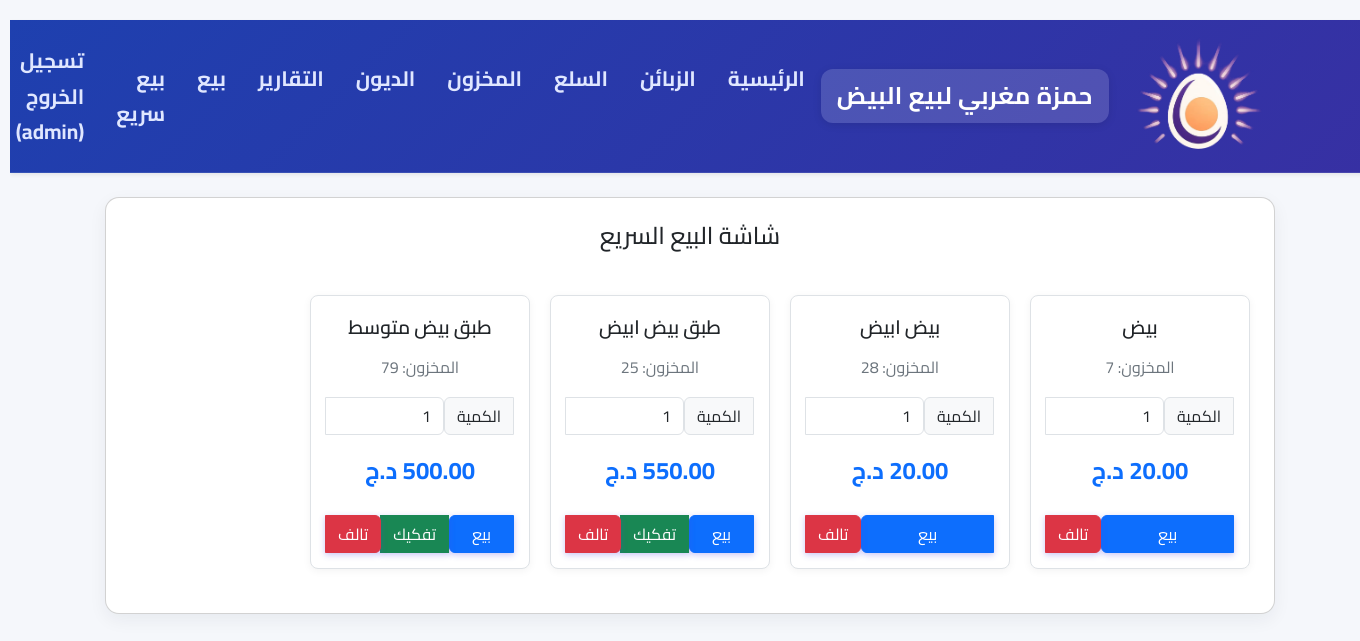
/fast_selling (signed in), run on the app's committed database.
### app.py (models this page shows, shortened)
class User(UserMixin, db.Model):
    id = db.Column(db.Integer, primary_key=True)
    username = db.Column(db.String(80), unique=True, nullable=False)
    password_hash = db.Column(db.String(128))
    role = db.Column(db.String(20), nullable=False, default='seller') # 'admin' or 'seller'

class Product(db.Model):
    id = db.Column(db.Integer, primary_key=True)
    name = db.Column(db.String(200), nullable=False)
    stock = db.Column(db.Integer, default=0)
    price_wholesale = db.Column(db.Numeric(10,2), nullable=False, default=0)
    price_retail = db.Column(db.Numeric(10,2), nullable=False, default=0)
    notes = db.Column(db.Text)

### app.py (the view)
@app.route('/fast_selling')
@login_required
def fast_selling():
    all_products = Product.query.order_by(Product.name).all()
    default_product = next((p for p in all_products if 'بيض' in p.name.lower()), None)
    if not default_product and all_products:
        default_product = all_products[0]
    tray_keywords = ['صغير', 'متوسط', 'خشن', 'كبير']
    tray_products = [p for p in all_products if any(keyword in p.name for keyword in tray_keywords)]
    return render_template('fast_selling.html',
                           products=all_products,
                           default_product=default_product,
                           tray_products=tray_products)

### app.py (called while the page is built)
@login_manager.user_loader
def load_user(user_id):
    return User.query.get(int(user_id))

### templates/fast_selling.html (shortened to what this page needs)
{% extends 'base.html' %}
{% block content %}
<div class="card card-modern p-4">
  <h4 class="mb-4 text-center">شاشة البيع السريع</h4>
  <div class="product-grid">
    {% for p in products %}
      <form method="post" action="{{ url_for('fast_sell') }}" class="product-card-form">
        <div class="product-card" data-unit-price="{{ p.price_retail }}">
          <div>
            <div class="product-name">{{ p.name }}</div>
            <div class="product-stock">المخزون: {{ p.stock }}</div>
            <div class="input-group my-3">
              <span class="input-group-text">الكمية</span>
              <input type="number" class="form-control quantity-input" name="quantity" value="1" min="1" max="{{ p.stock }}">
            </div>
            <div class="product-price">{{ "%.2f"|format(p.price_retail) }} د.ج</div>
          </div>
          <div class="btn-group w-100 mt-2">
            <button type="submit" class="btn btn-primary sell-btn" data-product-name="{{ p.name }}">
              بيع
            </button>
            {% if 'طبق' in p.name or 'بلاطو' in p.name %}
            <button type="button" class="btn btn-success" data-bs-toggle="modal" data-bs-target="#unpackModal-{{ p.id }}">
              تفكيك
            </button>
            {% endif %}
            <button type="button" class="btn btn-danger" data-bs-toggle="modal" data-bs-target="#damagedModal-{{ p.id }}">
                تالف
            </button>
          </div>
        </div>
      </form>
    {% else %}
      <p class="text-center text-muted">لا توجد منتجات لعرضها.</p>
    {% endfor %}
  </div>
</div>
{% endblock %}

### templates/base.html (shortened to what this page needs)
    <!doctype html>
    <html lang="ar" dir="rtl">
      <head>
        <link href="https://cdn.jsdelivr.net/npm/bootstrap@5.3.2/dist/css/bootstrap.min.css" rel="stylesheet">
        <link rel="stylesheet" href="{{ url_for('static', filename='style.css') }}">
      </head>
      <body class="rtl">
        {% if current_user.is_authenticated %}
        <nav class="navbar navbar-expand-lg navbar-light bg-white shadow-sm mb-4">
          <div class="container">
            <img
              src="{{ url_for('static', filename='logo.png') }}"
              alt="شعار المحل"
              class="navbar-logo d-inline-block align-text-top"
            >
            <a class="navbar-brand" href="{{ url_for('index') }}">حمزة مغربي لبيع البيض</a>
            <div class="collapse navbar-collapse">
              <ul class="navbar-nav me-auto">
                {% if current_user.role == 'admin' %}
                  <li class="nav-item"><a class="nav-link" href="{{ url_for('index') }}">الرئيسية</a></li>
                  <li class="nav-item"><a class="nav-link" href="{{ url_for('customers') }}">الزبائن</a></li>
                  <li class="nav-item"><a class="nav-link" href="{{ url_for('products') }}">السلع</a></li>
                  <li class="nav-item"><a class="nav-link" href="{{ url_for('inventory') }}">المخزون</a></li>
                  <li class="nav-item"><a class="nav-link" href="{{ url_for('all_debts') }}">الديون</a></li>
                  <li class="nav-item"><a class="nav-link" href="{{ url_for('reports') }}">التقارير</a></li>
                {% endif %}
                <li class="nav-item"><a class="nav-link" href="{{ url_for('new_sale') }}">بيع</a></li>
                <li class="nav-item"><a class="nav-link" href="{{ url_for('fast_selling') }}">بيع سريع</a></li>
              </ul>
              <ul class="navbar-nav ms-auto">
                <li class="nav-item">
                  <a class="nav-link" href="{{ url_for('logout') }}">تسجيل الخروج ({{ current_user.username }})</a>
                </li>
              </ul>
            </div>
          </div>
        </nav>
        {% endif %}
        <div class="container">
          {% block content %}{% endblock %}
        </div>
      </body>
    </html>

### static/style.css (style rules this page uses)
* { box-sizing: border-box; margin: 0; padding: 0; }
body { font-family: 'Cairo', 'Segoe UI', Tahoma, Geneva, Verdana, sans-serif; direction: rtl; background-color: #f8f9fc; color: #333; line-height: 1.7; min-height: 100vh; padding-top: 20px; }
.navbar { background: linear-gradient(135deg, #1e40af, #3730a3) !important; box-shadow: 0 4px 20px rgba(0, 0, 0, 0.1); padding: 0.7rem 0; border-bottom: 1px solid rgba(255, 255, 255, 0.1); margin-bottom: 2rem; }
.navbar-brand { font-family: 'Cairo', sans-serif; font-weight: 700; font-size: 1.5rem; color: #ffffff !important; background: rgba(255, 255, 255, 0.15); padding: 0.4rem 1rem; border-radius: 12px; transition: all 0.3s ease; box-shadow: 0 2px 8px rgba(0, 0, 0, 0.1); letter-spacing: 0.5px; }
.nav-link { font-family: 'Cairo', sans-serif; font-weight: 700; color: #e0e7ff !important; font-size: 1.30rem; padding: 0.5rem 1rem !important; border-radius: 8px; transition: all 0.3s ease; position: relative; }
.nav-link::after { content: ''; position: absolute; bottom: 5px; right: 10px; width: 0; height: 2px; background: #818cf8; transition: width 0.3s ease; border-radius: 1px; }
.collapse .navbar-nav .nav-item .nav-link { margin: 4px 0; }
.container { width: 90%; max-width: 1200px; margin: 0 auto; padding: 0 15px; }
.card-modern { background: white; border-radius: 16px; box-shadow: 0 8px 25px rgba(0, 0, 0, 0.08); overflow: hidden; transition: transform 0.3s ease, box-shadow 0.3s ease; margin-bottom: 1.5rem; }
button { font-family: 'Cairo', sans-serif; background-color: #4f46e5; color: white; border: none; padding: 10px 20px; font-size: 0.95rem; border-radius: 8px; cursor: pointer; transition: all 0.3s ease; box-shadow: 0 2px 6px rgba(79, 70, 229, 0.3); }

### templates/base.html (style rules this page uses)
body { background: #f5f7fb; }
.card-modern { border-radius: 14px; box-shadow: 0 6px 18px rgba(20,30,50,0.06); }
.rtl { direction: rtl; text-align: right; }
.navbar-logo { width: 150px; height: auto; max-height: 150px; }

### templates/fast_selling.html (style rules this page uses)
.product-grid { display: grid; grid-template-columns: repeat(auto-fill, minmax(220px, 1fr)); gap: 20px; max-width: 1200px; margin: 20px auto; }
.product-card { background-color: #fff; border: 1px solid #dee2e6; border-radius: 8px; text-align: center; box-shadow: 0 2px 8px rgba(0,0,0,0.05); display: flex; flex-direction: column; justify-content: space-between; padding: 15px; }
.product-name { font-size: 1.2rem; font-weight: 600; margin-bottom: 10px; }
.product-stock { font-size: 1rem; color: #6c757d; margin-bottom: 15px; }
.product-price { font-size: 1.5rem; font-weight: bold; color: #0d6efd; margin-bottom: 15px; }
.sell-btn { width: 100%; }

### data on the page
User: username "admin"
Product: name "بيض", price_retail "20.00"
Product: name "بيض ابيض", stock "28", price_retail "20.00"
Product: name "طبق بيض ابيض", stock "25", price_retail "550.00"
Product: name "طبق بيض متوسط", stock "79", price_retail "500.00"
